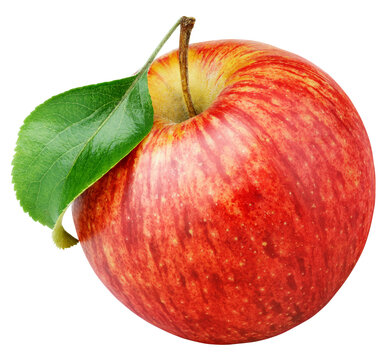
#> input picture data/raw/Apple/Fresh/apple_fresh_001.jpg (1).jpg, 390 x 360 px
$ jupyter execute --allow-errors test1.ipynb   (shell and % lines are left out)
#> lines starting #> are read from the running program, lines starting #| are printed output that depends on the picture
### src/ipl.py

import numpy as np
import cv2

class ImageProcessor:
    def __init__(self):
        pass

    def image_negative(self, image):
        return 255 - image

    def compute_histogram(self, image):
        return cv2.calcHist([image], [0], None, [256], [0, 256])

    # [23 lines left out: functions contrast_stretching, contrast_stretching_lookup, not called in this run]


### src/test1.ipynb
[cell 1]
import importlib
import ipl
importlib.reload(ipl)
from ipl import ImageProcessor
import cv2
import matplotlib.pyplot as plt
import numpy as np
print(cv2.__version__)
ip = ImageProcessor()

[cell 2]
img1 = cv2.imread('../data/raw/Apple/Fresh/apple_fresh_001.jpg (1).jpg')
#> img1 is the input picture: shape (360, 390, 3); mean B, G, R 142.6, 164.6, 222
img2 = cv2.imread('../data/raw/Apple/Fresh/apple_fresh_001.jpg (1).png')
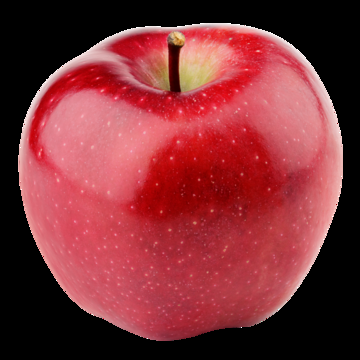
#> input picture data/raw/Apple/Fresh/apple_fresh_001.jpg (1).png, 360 x 360 px
#> img2 is the input picture: shape (360, 360, 3); mean B, G, R 54.5, 49.2, 126.6
img3 = cv2.imread('../data/raw/Apple/Fresh/apple_fresh_001.jpg (93).jpg')
img2 = cv2.resize(img2, (img1.shape[1], img1.shape[0]))
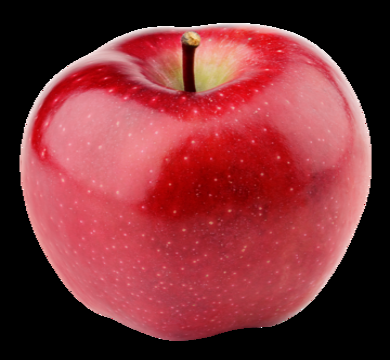
#> img2: shape (360, 390, 3); mean B, G, R 54.5, 49.2, 126.7

fig, ax = plt.subplots(1, 3, figsize=(9, 3))
ax[0].imshow(cv2.cvtColor(img1, cv2.COLOR_BGR2RGB))
ax[1].imshow(cv2.cvtColor(img2, cv2.COLOR_BGR2RGB))
#> (the rest of this cell did not finish here and is left out)

[cell 3]
img1_gray = cv2.cvtColor(img1, cv2.COLOR_BGR2GRAY)
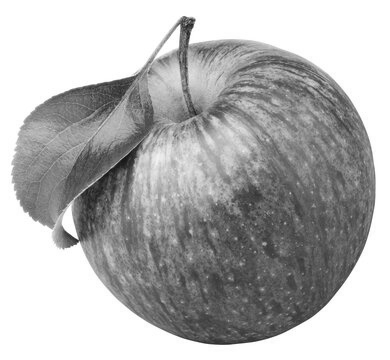
#> img1_gray: shape (360, 390); min 19, max 255, mean 179.2
img2_gray = cv2.cvtColor(img2, cv2.COLOR_BGR2GRAY)
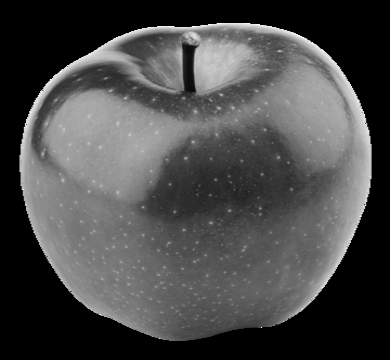
#> img2_gray: shape (360, 390); min 0, max 255, mean 73
#> (the rest of this cell did not finish here and is left out)

[cell 4]
img1_negative = ip.image_negative(img1_gray)
#> in image_negative, `return 255 - image`:
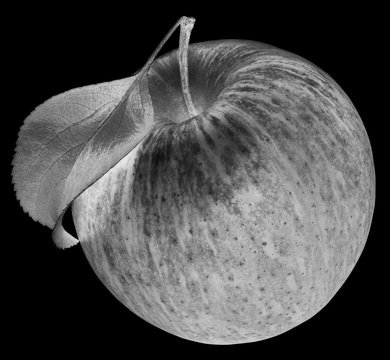
#> returned value: shape (360, 390); min 0, max 236, mean 75.8

fig, ax = plt.subplots(1, 2, figsize=(6, 3))
ax[0].imshow(img1_gray, cmap='gray')
ax[1].imshow(img1_negative, cmap='gray')
plt.show()
